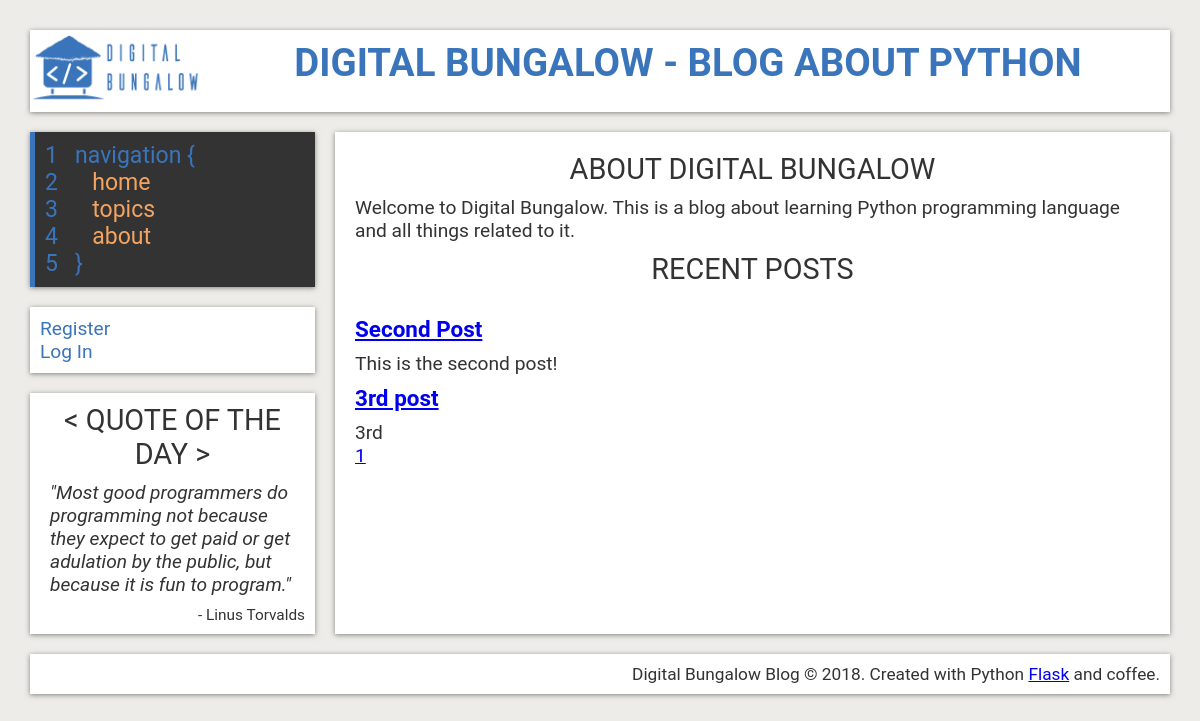
Page /home on the earlier database version.
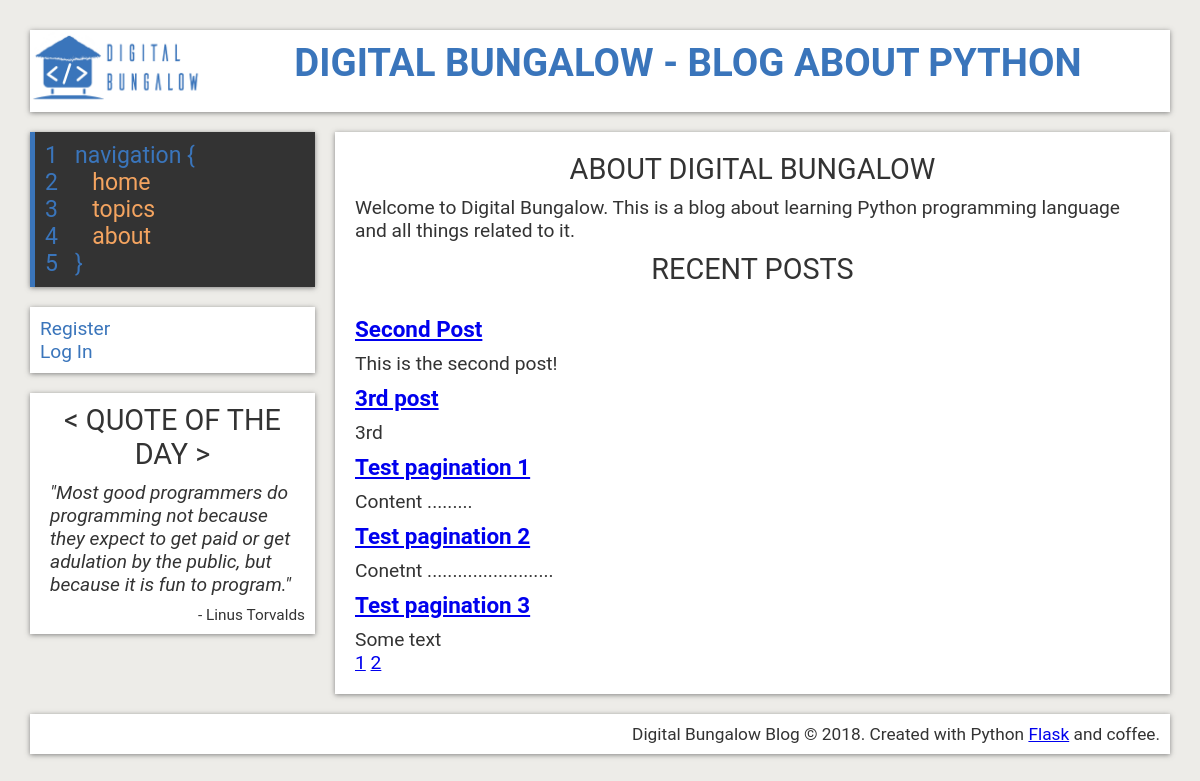
Same page on the later database version.
### flaskblog/models.py (models this page shows, shortened)
class Post(db.Model):
    id = db.Column(db.Integer, primary_key=True)
    title = db.Column(db.String(100), nullable=False)
    date_posted = db.Column(db.DateTime, nullable=False, default=datetime.utcnow)
    content = db.Column(db.Text, nullable=False)
    topic_id = db.Column(db.Integer, db.ForeignKey('topic.id'), nullable=False)
    user_id = db.Column(db.Integer, db.ForeignKey('user.id'), nullable=False)

### flaskblog/routes.py (the view)
@app.route("/")
@app.route("/home")
def home():
    page = request.args.get('page', 1, type=int)
    posts = Post.query.paginate(page=page, per_page=5)
    return render_template('home.html', posts=posts)

### flaskblog/templates/home.html
{% extends "layout.html" %}
{% block content %}
  <article class="hp-content">
    <section class="hp-info">
      <h2>About Digital Bungalow</h2>
      <p>Welcome to Digital Bungalow. This is a blog about learning Python
        programming language and all things related to it. </p>
    </section>
    <h2>Recent Posts</h2>
    <section class="hp-recent">
      {% for post in posts.items %}
        <h3><a href="{{ url_for('post', post_title=post.title) }}">{{ post.title }}</a></h3>
        <div class="post-text">
          {{ post.content[:100] }}
        </div>
      {% endfor %}
      {% for page_num in posts.iter_pages() %}
        {% if page_num %}
          <a href="{{ url_for('home', page=page_num) }}">{{ page_num }}</a>
        {% else %}
          ...
        {% endif %}
      {% endfor %}
    </section>
  </article>
{% endblock content %}

Differences in the rows shown:
added Post: title "Test pagination 1", content "Content ........."
added Post: title "Test pagination 2", content "Conetnt ........................."
added Post: title "Test pagination 3", content "Some text"
Other differences:
new list line: "2"
